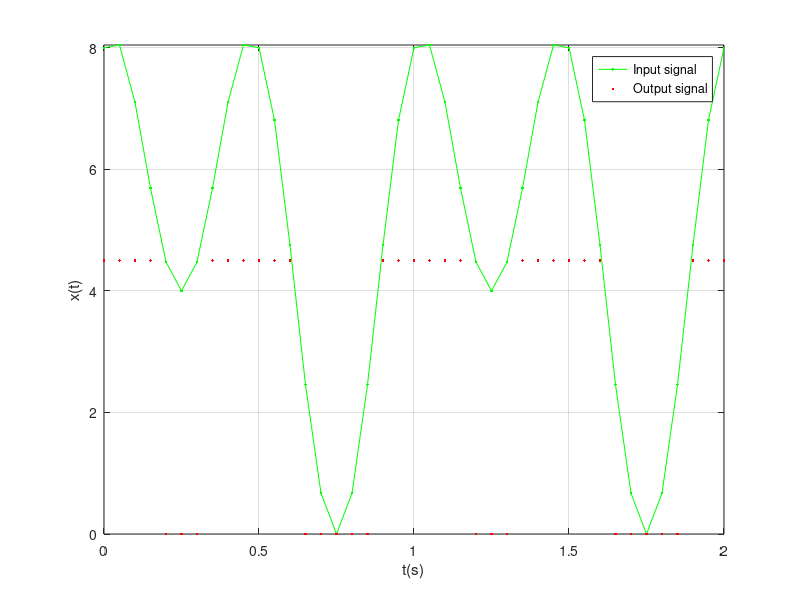

Here is the MATLAB script that generated this plot:
clear all, close all, clc

Tmin = 0;
Tmax = 2;
dt = 0.05;
n_bits = 1;
min_range = 0;
max_range = 9;
range = max_range - min_range;
max_quantization = 0;
LSB = (range/(2^n_bits))/2%połowa przedziału kwantowania

t = Tmin:dt:Tmax;

x = 5 + 2*cos(2*pi*t - (pi/2)) + 3*cos(4*pi*t);
adc_plot = zeros(1,length(x));
adc_output = zeros(length(x),n_bits);

for j = 1:length(t)%SAR ADC
    adc = min_range;

    for i = 1:1:n_bits
        adc = adc + range/(2^i);
        adc_output(j,i)=1;
        if adc>x(j)
            adc = adc - range/(2^i);
            adc_output(j,i)=0;
        end
    end

    if max_quantization<(x(j)-adc)
        max_quantization = x(j)-adc;
    end
    adc_plot(j) = adc;
end

max_quantization
adc_output
figure, hold on
plot(t,x,'.-g');
xlabel('t(s)');
ylabel('x(t)');
plot(t,adc_plot,'.r');
legend('Input signal', 'Output signal')
grid on, axis tight, box on